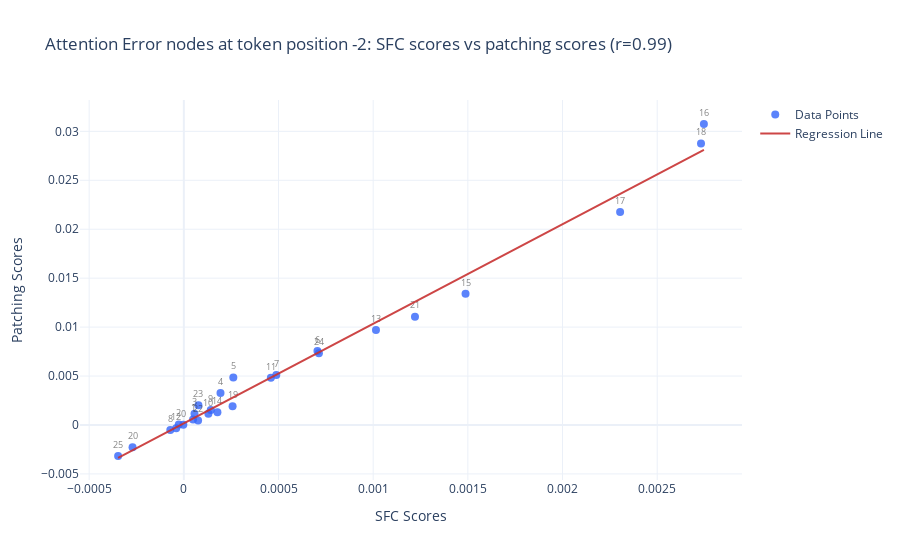

Here is the notebook cell this chart was saved with:
### Code cell
plot_correlation(attn_sfc_scores, attn_patching_scores, token_position=-2, node_type='Attention')
